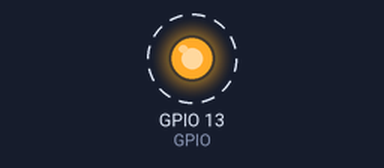
Bench run of a program on a simulated Raspberry Pi (BCM pin numbers). Parts: output pins drawn as LEDs (lit = HIGH). Dashed ring = blinking. What the program prints to the terminal is not drawn. At 10.0 s the program stops and its outputs stay as they are.

Above: at 0.5 s.
Timing chart, 0 to 4.6 s (numbered marks = the images above):
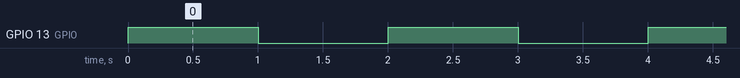

The program:

blink_pigpiod.py
```python
#!/usr/bin/python3.5
import pigpio
import time

GPIO = 13

pi = pigpio.pi()
if not pi.connected:
    exit()

pi.set_mode(GPIO, pigpio.OUTPUT)
print('gpio:', GPIO)

for i in range(5):
    pi.write(GPIO, 1)
    print('LED ON')
    time.sleep(1)
    pi.write(GPIO, 0)
    print('LED OFF')
    time.sleep(1)

pi.stop()
```

Measured:
- by itself, GPIO 13 (GPIO): alternates HIGH for 1.0 s and LOW for 1.0 s, 10 changes in all, then stays LOW
